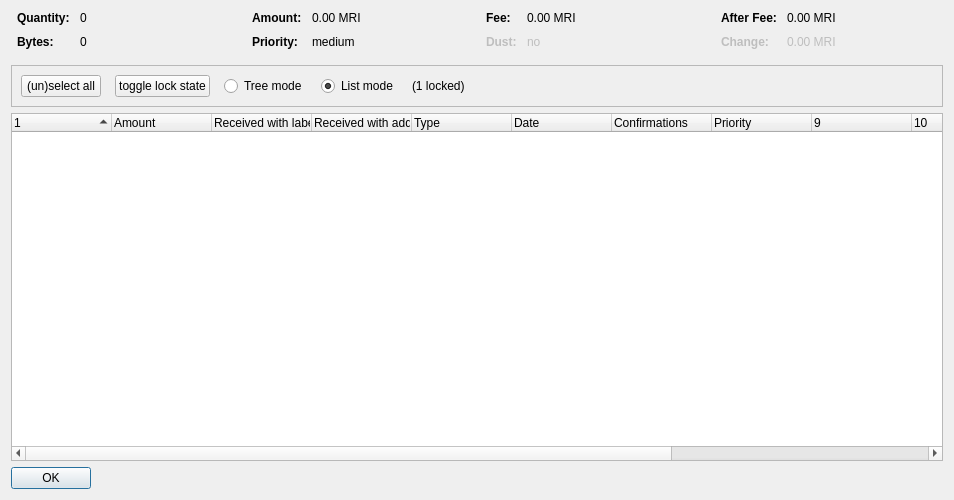
<?xml version="1.0" encoding="UTF-8"?>
<ui version="4.0">
 <class>CoinControlDialog</class>
 <widget class="QDialog" name="CoinControlDialog">
  <property name="geometry">
   <rect>
    <x>0</x>
    <y>0</y>
    <width>954</width>
    <height>500</height>
   </rect>
  </property>
  <property name="windowTitle">
   <string>Coin Selection</string>
  </property>
  <layout class="QVBoxLayout" name="verticalLayout">
   <item>
    <layout class="QHBoxLayout" name="horizontalLayoutTop" stretch="0,0,0,0">
     <property name="topMargin">
      <number>0</number>
     </property>
     <property name="bottomMargin">
      <number>10</number>
     </property>
     <item>
      <layout class="QFormLayout" name="formLayoutCoinControl1">
       <property name="horizontalSpacing">
        <number>10</number>
       </property>
       <property name="verticalSpacing">
        <number>10</number>
       </property>
       <property name="leftMargin">
        <number>6</number>
       </property>
       <property name="rightMargin">
        <number>6</number>
       </property>
       <item row="0" column="0">
        <widget class="QLabel" name="labelCoinControlQuantityText">
         <property name="font">
          <font>
           <weight>75</weight>
           <bold>true</bold>
          </font>
         </property>
         <property name="text">
          <string>Quantity:</string>
         </property>
        </widget>
       </item>
       <item row="0" column="1">
        <widget class="QLabel" name="labelCoinControlQuantity">
         <property name="cursor">
          <cursorShape>IBeamCursor</cursorShape>
         </property>
         <property name="contextMenuPolicy">
          <enum>Qt::ActionsContextMenu</enum>
         </property>
         <property name="text">
          <string notr="true">0</string>
         </property>
         <property name="textInteractionFlags">
          <set>Qt::LinksAccessibleByMouse|Qt::TextSelectableByKeyboard|Qt::TextSelectableByMouse</set>
         </property>
        </widget>
       </item>
       <item row="1" column="0">
        <widget class="QLabel" name="labelCoinControlBytesText">
         <property name="font">
          <font>
           <weight>75</weight>
           <bold>true</bold>
          </font>
         </property>
         <property name="text">
          <string>Bytes:</string>
         </property>
        </widget>
       </item>
       <item row="1" column="1">
        <widget class="QLabel" name="labelCoinControlBytes">
         <property name="cursor">
          <cursorShape>IBeamCursor</cursorShape>
         </property>
         <property name="contextMenuPolicy">
          <enum>Qt::ActionsContextMenu</enum>
         </property>
         <property name="text">
          <string notr="true">0</string>
         </property>
         <property name="textInteractionFlags">
          <set>Qt::LinksAccessibleByMouse|Qt::TextSelectableByKeyboard|Qt::TextSelectableByMouse</set>
         </property>
        </widget>
       </item>
      </layout>
     </item>
     <item>
      <layout class="QFormLayout" name="formLayoutCoinControl2">
       <property name="horizontalSpacing">
        <number>10</number>
       </property>
       <property name="verticalSpacing">
        <number>10</number>
       </property>
       <property name="leftMargin">
        <number>6</number>
       </property>
       <property name="rightMargin">
        <number>6</number>
       </property>
       <item row="0" column="0">
        <widget class="QLabel" name="labelCoinControlAmountText">
         <property name="font">
          <font>
           <weight>75</weight>
           <bold>true</bold>
          </font>
         </property>
         <property name="text">
          <string>Amount:</string>
         </property>
        </widget>
       </item>
       <item row="0" column="1">
        <widget class="QLabel" name="labelCoinControlAmount">
         <property name="cursor">
          <cursorShape>IBeamCursor</cursorShape>
         </property>
         <property name="contextMenuPolicy">
          <enum>Qt::ActionsContextMenu</enum>
         </property>
         <property name="text">
          <string notr="true">0.00 MRI</string>
         </property>
         <property name="textInteractionFlags">
          <set>Qt::LinksAccessibleByMouse|Qt::TextSelectableByKeyboard|Qt::TextSelectableByMouse</set>
         </property>
        </widget>
       </item>
       <item row="1" column="0">
        <widget class="QLabel" name="labelCoinControlPriorityText">
         <property name="font">
          <font>
           <weight>75</weight>
           <bold>true</bold>
          </font>
         </property>
         <property name="text">
          <string>Priority:</string>
         </property>
        </widget>
       </item>
       <item row="1" column="1">
        <widget class="QLabel" name="labelCoinControlPriority">
         <property name="cursor">
          <cursorShape>IBeamCursor</cursorShape>
         </property>
         <property name="contextMenuPolicy">
          <enum>Qt::ActionsContextMenu</enum>
         </property>
         <property name="text">
          <string>medium</string>
         </property>
         <property name="textInteractionFlags">
          <set>Qt::LinksAccessibleByMouse|Qt::TextSelectableByKeyboard|Qt::TextSelectableByMouse</set>
         </property>
        </widget>
       </item>
      </layout>
     </item>
     <item>
      <layout class="QFormLayout" name="formLayoutCoinControl3">
       <property name="horizontalSpacing">
        <number>10</number>
       </property>
       <property name="verticalSpacing">
        <number>10</number>
       </property>
       <property name="leftMargin">
        <number>6</number>
       </property>
       <property name="rightMargin">
        <number>6</number>
       </property>
       <item row="0" column="0">
        <widget class="QLabel" name="labelCoinControlFeeText">
         <property name="font">
          <font>
           <weight>75</weight>
           <bold>true</bold>
          </font>
         </property>
         <property name="text">
          <string>Fee:</string>
         </property>
        </widget>
       </item>
       <item row="0" column="1">
        <widget class="QLabel" name="labelCoinControlFee">
         <property name="cursor">
          <cursorShape>IBeamCursor</cursorShape>
         </property>
         <property name="contextMenuPolicy">
          <enum>Qt::ActionsContextMenu</enum>
         </property>
         <property name="text">
          <string notr="true">0.00 MRI</string>
         </property>
         <property name="textInteractionFlags">
          <set>Qt::LinksAccessibleByMouse|Qt::TextSelectableByKeyboard|Qt::TextSelectableByMouse</set>
         </property>
        </widget>
       </item>
       <item row="1" column="0">
        <widget class="QLabel" name="labelCoinControlLowOutputText">
         <property name="enabled">
          <bool>false</bool>
         </property>
         <property name="font">
          <font>
           <weight>75</weight>
           <bold>true</bold>
          </font>
         </property>
         <property name="text">
          <string>Dust:</string>
         </property>
        </widget>
       </item>
       <item row="1" column="1">
        <widget class="QLabel" name="labelCoinControlLowOutput">
         <property name="enabled">
          <bool>false</bool>
         </property>
         <property name="cursor">
          <cursorShape>IBeamCursor</cursorShape>
         </property>
         <property name="contextMenuPolicy">
          <enum>Qt::ActionsContextMenu</enum>
         </property>
         <property name="text">
          <string>no</string>
         </property>
         <property name="textInteractionFlags">
          <set>Qt::LinksAccessibleByMouse|Qt::TextSelectableByKeyboard|Qt::TextSelectableByMouse</set>
         </property>
        </widget>
       </item>
      </layout>
     </item>
     <item>
      <layout class="QFormLayout" name="formLayoutCoinControl4">
       <property name="horizontalSpacing">
        <number>10</number>
       </property>
       <property name="verticalSpacing">
        <number>10</number>
       </property>
       <property name="leftMargin">
        <number>6</number>
       </property>
       <property name="rightMargin">
        <number>6</number>
       </property>
       <item row="0" column="0">
        <widget class="QLabel" name="labelCoinControlAfterFeeText">
         <property name="font">
          <font>
           <weight>75</weight>
           <bold>true</bold>
          </font>
         </property>
         <property name="text">
          <string>After Fee:</string>
         </property>
        </widget>
       </item>
       <item row="0" column="1">
        <widget class="QLabel" name="labelCoinControlAfterFee">
         <property name="cursor">
          <cursorShape>IBeamCursor</cursorShape>
         </property>
         <property name="contextMenuPolicy">
          <enum>Qt::ActionsContextMenu</enum>
         </property>
         <property name="text">
          <string notr="true">0.00 MRI</string>
         </property>
         <property name="textInteractionFlags">
          <set>Qt::LinksAccessibleByMouse|Qt::TextSelectableByKeyboard|Qt::TextSelectableByMouse</set>
         </property>
        </widget>
       </item>
       <item row="1" column="0">
        <widget class="QLabel" name="labelCoinControlChangeText">
         <property name="enabled">
          <bool>false</bool>
         </property>
         <property name="font">
          <font>
           <weight>75</weight>
           <bold>true</bold>
          </font>
         </property>
         <property name="text">
          <string>Change:</string>
         </property>
        </widget>
       </item>
       <item row="1" column="1">
        <widget class="QLabel" name="labelCoinControlChange">
         <property name="enabled">
          <bool>false</bool>
         </property>
         <property name="cursor">
          <cursorShape>IBeamCursor</cursorShape>
         </property>
         <property name="contextMenuPolicy">
          <enum>Qt::ActionsContextMenu</enum>
         </property>
         <property name="text">
          <string notr="true">0.00 MRI</string>
         </property>
         <property name="textInteractionFlags">
          <set>Qt::LinksAccessibleByMouse|Qt::TextSelectableByKeyboard|Qt::TextSelectableByMouse</set>
         </property>
        </widget>
       </item>
      </layout>
     </item>
    </layout>
   </item>
   <item>
    <widget class="QFrame" name="frame">
     <property name="minimumSize">
      <size>
       <width>0</width>
       <height>40</height>
      </size>
     </property>
     <property name="frameShape">
      <enum>QFrame::StyledPanel</enum>
     </property>
     <property name="frameShadow">
      <enum>QFrame::Sunken</enum>
     </property>
     <layout class="QHBoxLayout" name="horizontalLayout">
      <item>
       <layout class="QHBoxLayout" name="horizontalLayoutPanel" stretch="0,0,0,0,0,0">
        <property name="spacing">
         <number>14</number>
        </property>
        <item>
         <widget class="QPushButton" name="pushButtonSelectAll">
          <property name="sizePolicy">
           <sizepolicy hsizetype="Maximum" vsizetype="Fixed">
            <horstretch>0</horstretch>
            <verstretch>0</verstretch>
           </sizepolicy>
          </property>
          <property name="text">
           <string>(un)select all</string>
          </property>
          <property name="autoDefault">
           <bool>false</bool>
          </property>
         </widget>
        </item>
        <item>
         <widget class="QPushButton" name="pushButtonToggleLock">
          <property name="sizePolicy">
           <sizepolicy hsizetype="Maximum" vsizetype="Fixed">
            <horstretch>0</horstretch>
            <verstretch>0</verstretch>
           </sizepolicy>
          </property>
          <property name="text">
           <string>toggle lock state</string>
          </property>
          <property name="autoDefault">
           <bool>false</bool>
          </property>
         </widget>
        </item>
        <item>
         <widget class="QRadioButton" name="radioTreeMode">
          <property name="sizePolicy">
           <sizepolicy hsizetype="Maximum" vsizetype="Fixed">
            <horstretch>0</horstretch>
            <verstretch>0</verstretch>
           </sizepolicy>
          </property>
          <property name="text">
           <string>Tree mode</string>
          </property>
         </widget>
        </item>
        <item>
         <widget class="QRadioButton" name="radioListMode">
          <property name="sizePolicy">
           <sizepolicy hsizetype="Maximum" vsizetype="Fixed">
            <horstretch>0</horstretch>
            <verstretch>0</verstretch>
           </sizepolicy>
          </property>
          <property name="text">
           <string>List mode</string>
          </property>
          <property name="checked">
           <bool>true</bool>
          </property>
         </widget>
        </item>
        <item>
         <widget class="QLabel" name="labelLocked">
          <property name="text">
           <string>(1 locked)</string>
          </property>
         </widget>
        </item>
        <item>
         <spacer name="horizontalSpacer">
          <property name="orientation">
           <enum>Qt::Horizontal</enum>
          </property>
          <property name="sizeHint" stdset="0">
           <size>
            <width>40</width>
            <height>20</height>
           </size>
          </property>
         </spacer>
        </item>
       </layout>
      </item>
     </layout>
    </widget>
   </item>
   <item>
    <widget class="CoinControlTreeWidget" name="treeWidget">
     <property name="contextMenuPolicy">
      <enum>Qt::CustomContextMenu</enum>
     </property>
     <property name="sortingEnabled">
      <bool>false</bool>
     </property>
     <property name="columnCount">
      <number>13</number>
     </property>
     <attribute name="headerShowSortIndicator" stdset="0">
      <bool>true</bool>
     </attribute>
     <attribute name="headerStretchLastSection">
      <bool>false</bool>
     </attribute>
     <column>
      <property name="text">
       <string/>
      </property>
     </column>
     <column>
      <property name="text">
       <string>Amount</string>
      </property>
     </column>
     <column>
      <property name="text">
       <string>Received with label</string>
      </property>
     </column>
     <column>
      <property name="text">
       <string>Received with address</string>
      </property>
     </column>
     <column>
      <property name="text">
       <string>Type</string>
      </property>
     </column>
     <column>
      <property name="text">
       <string>Date</string>
      </property>
     </column>
     <column>
      <property name="text">
       <string>Confirmations</string>
      </property>
      <property name="toolTip">
       <string>Confirmed</string>
      </property>
     </column>
     <column>
      <property name="text">
       <string>Priority</string>
      </property>
     </column>
     <column>
      <property name="text">
       <string/>
      </property>
     </column>
     <column>
      <property name="text">
       <string/>
      </property>
     </column>
     <column>
      <property name="text">
       <string/>
      </property>
     </column>
     <column>
      <property name="text">
       <string/>
      </property>
     </column>
     <column>
      <property name="text">
       <string/>
      </property>
     </column>
    </widget>
   </item>
   <item>
    <widget class="QDialogButtonBox" name="buttonBox">
     <property name="sizePolicy">
      <sizepolicy hsizetype="Maximum" vsizetype="Fixed">
       <horstretch>0</horstretch>
       <verstretch>0</verstretch>
      </sizepolicy>
     </property>
     <property name="orientation">
      <enum>Qt::Horizontal</enum>
     </property>
     <property name="standardButtons">
      <set>QDialogButtonBox::Ok</set>
     </property>
    </widget>
   </item>
  </layout>
 </widget>
 <customwidgets>
  <customwidget>
   <class>CoinControlTreeWidget</class>
   <extends>QTreeWidget</extends>
   <header>coincontroltreewidget.h</header>
  </customwidget>
 </customwidgets>
 <resources/>
 <connections/>
</ui>
